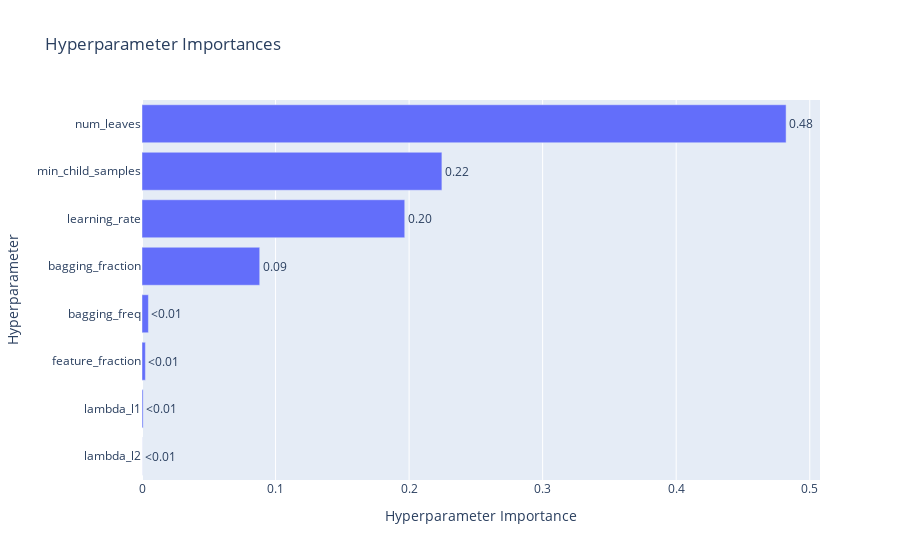

The code cell stored with this chart in its notebook:
### Code cell
# Importancia de Hiperparámetros: ¿Qué movió la aguja?
optuna.visualization.plot_param_importances(study)

### Figure 1 — Plotly figure (JSON) as saved in the notebook; plotly's stock layout.template omitted (floating-point values rounded to 4 significant figures)
{"data": [{"cliponaxis": false, "hovertemplate": ["lambda_l2 (FloatDistribution): 5.937014728469065e-05<extra></extra>", "lambda_l1 (FloatDistribution): 0.000851083075577657<extra></extra>", "feature_fraction (FloatDistribution): 0.002540524967559718<extra></extra>", "bagging_freq (IntDistribution): 0.004798321925753887<extra></extra>", "bagging_fraction (FloatDistribution): 0.08815739185424268<extra></extra>", "learning_rate (FloatDistribution): 0.196743998299901<extra></extra>", "min_child_samples (IntDistribution): 0.2245599943052962<extra></extra>", "num_leaves (IntDistribution): 0.4822893154243843<extra></extra>"], "name": "Objective Value", "orientation": "h", "text": ["<0.01", "<0.01", "<0.01", "<0.01", "0.09", "0.20", "0.22", "0.48"], "textposition": "outside", "type": "bar", "x": [5.937e-05, 0.0008511, 0.002541, 0.004798, 0.08816, 0.1967, 0.2246, 0.4823], "y": ["lambda_l2", "lambda_l1", "feature_fraction", "bagging_freq", "bagging_fraction", "learning_rate", "min_child_samples", "num_leaves"]}], "layout": {"title": {"text": "Hyperparameter Importances"}, "xaxis": {"title": {"text": "Hyperparameter Importance"}}, "yaxis": {"title": {"text": "Hyperparameter"}}}}
